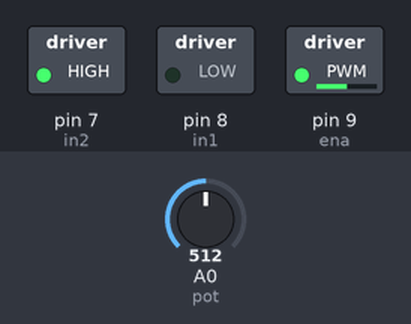
Recording of a sketch running on a simulated Arduino Uno, built with avr-gcc and run on an emulated ATmega328P. Parts: switched loads named in the sketch (green lamp = pin HIGH). Inputs (shaded band) come from the test bench; at power-on: A0 (pot) = 512.

Above: at 1.2 s.
1.3 s: A0 (pot) set to 716
At 1.8 s:
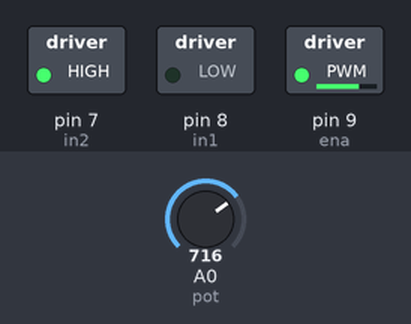
2.8 s: A0 (pot) set to 900
At 4.0 s:
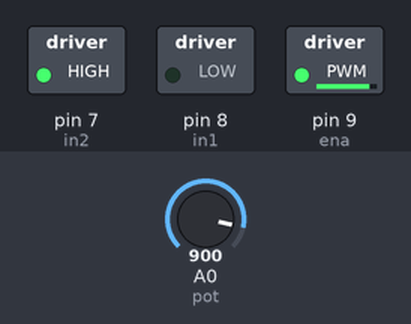
4.3 s: A0 (pot) set to 122
At 5.3 s:
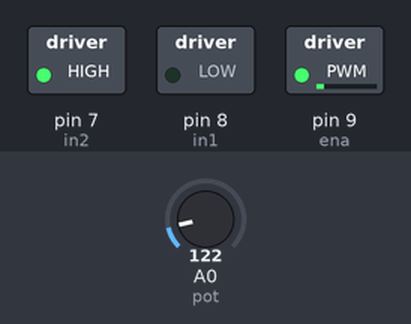
5.8 s: A0 (pot) set to 0
At 6.5 s:
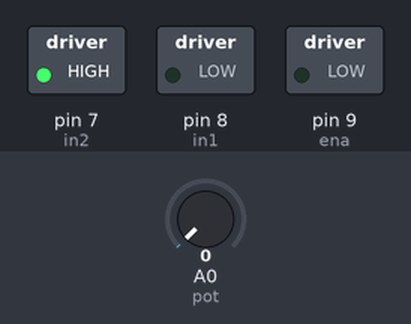
Timing chart, 0 to 8.3 s (numbered marks = the images above; inputs shaded):
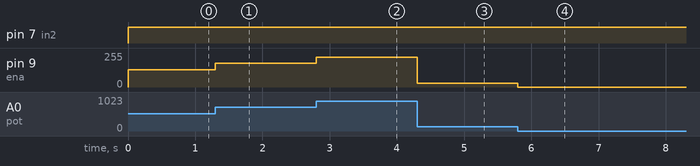

The sketch:

ControlMotorConPuenteH.ino
```cpp
int in1 = 8;
int in2 = 7;
int ena = 9;
int pot = 0;

void setup() {

  pinMode(in1,OUTPUT);
  pinMode(in2,OUTPUT);
  pinMode(ena,OUTPUT);

}

void loop(){

  digitalWrite(in1,LOW);
  digitalWrite(in2,HIGH);
  int velocidad = analogRead(pot)/4;
  analogWrite(ena,velocidad);

}
```

Measured:
- after the input at 1.3 s, pin 9 (ena): 128/255 → 179/255 at once
- after the input at 2.8 s, pin 9 (ena): 179/255 → 225/255 at once
- after the input at 4.3 s, pin 9 (ena): 225/255 → 30/255 at once
- after the input at 5.8 s, pin 9 (ena): 30/255 → 0/255 at once
